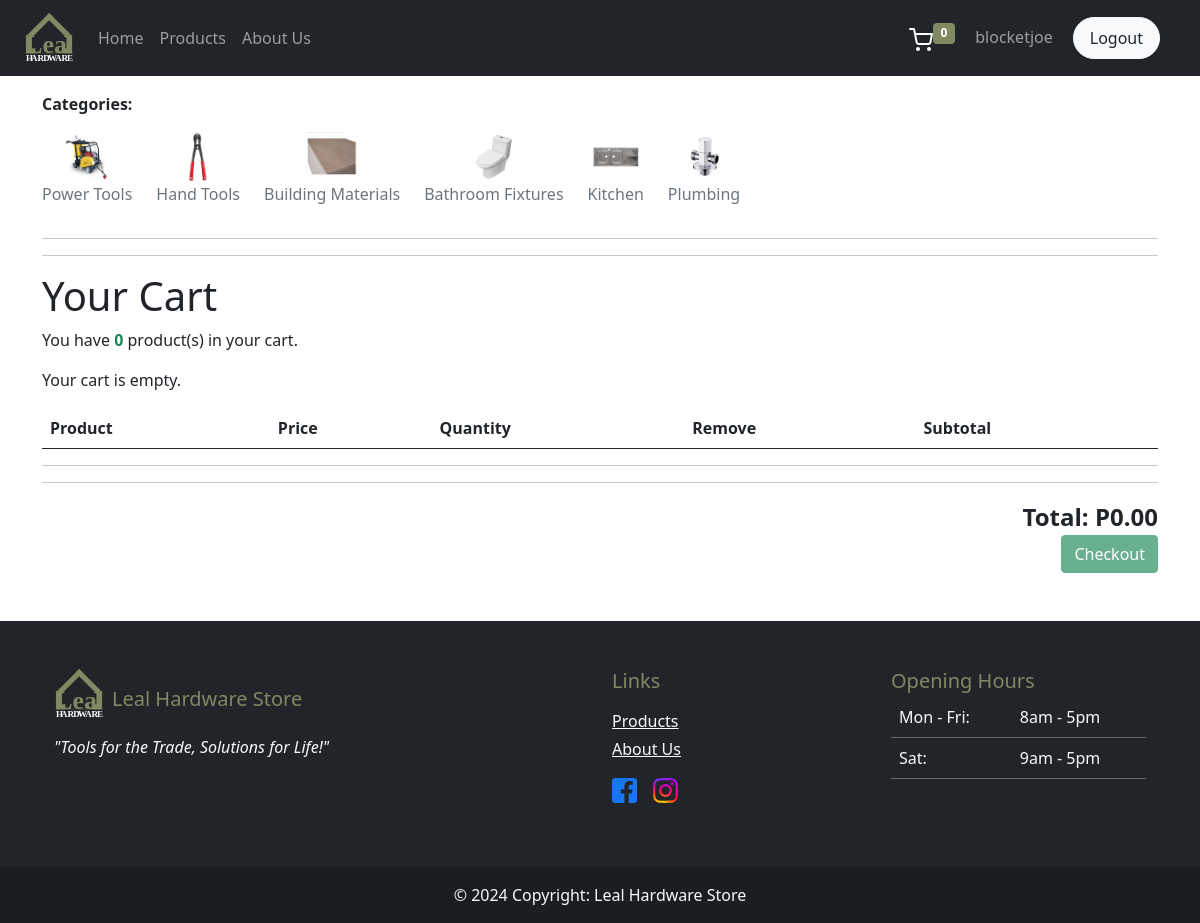
The page /cart/ (signed in) on the database its author committed.
### dashboard/models.py (models this page shows, shortened)
class Category(models.Model):
    class Meta:
        verbose_name_plural = 'Category'
    name = models.CharField(max_length=100)
    image = models.ImageField(upload_to= 'category_images', null=True)

### dashboard/views.py (the view, shortened to what this page needs)
# urls.py: path('cart/', views.cart_view, name='cart'),
def cart_view(request):
    if not request.user.is_authenticated:
        messages.error(request, 'You must be logged in.')
        return HttpResponseRedirect('/login')
    cart, created = Cart.objects.get_or_create(user=request.user)
    cart_items = CartItems.objects.filter(cart=cart)
    cart_items_with_subtotals = []
    product_count = cart_items.count()
    total = 0
    context = {
        'cart_items': cart_items_with_subtotals,
        'total': total,
        'product_count': product_count,
        'cart_id': cart.unique_id,
    }
    return render(request, 'dashboard/cart.html', context)

### dashboard/context_processors.py (called while the page is built)
def cart_count_processor(request):
    if request.user.is_authenticated:
        user_cart = Cart.objects.filter(user=request.user).first()
        if user_cart:
            cart_count = CartItems.objects.filter(cart=user_cart).count()
        else:
            cart_count = 0
    else:
        cart_count = 0
    return {'cart_count': cart_count}

### dashboard/templatetags/custom_tags.py (called while the page is built)
@register.simple_tag
def get_categories():
    return Category.objects.all()

@register.filter
def to_float(value):
    try:
        float_value = float(value)
        return "{:.2f}".format(float_value)
    except (ValueError, TypeError):
        return ""

### templates/dashboard/cart.html (shortened to what this page needs)
{% extends '../components/master.html' %}
{% load custom_tags %}
{% block content %}
<div class="container-fluid pb-5 mt-3">
    {% include '../components/category_list.html' %}
    <div class="container">
        <hr>
        <h1>Your Cart</h1>
        <span>You have <span class="text-success fw-bold">{{ product_count }}</span> product(s) in your cart.</span>
    </div>
    <div class="container mt-3">
        <table class="table table-striped table-responsive" style="width: 100%;">
            <thead>
                <tr>
                    <th scope="col" colspan="2">Product</th>
                    <th scope="col">Price</th>
                    <th scope="col">Quantity</th>
                    <th scope="col">Remove</th>
                    <th scope="col">Subtotal</th>
                </tr>
            </thead>
            <tbody>
                {% for item in cart_items %}
                <tr>
                    <td class=""><a class="d-none d-md-block" href="{% url 'category_product_detail' item.item.product.id %}"><img class="img-thumbnail"
                                src="/media/{{ item.item.product.image }}" alt="{{ item.item.product.name }}"
                                width="100" height="100"></a></td>
                    <td>
                        <h6><a href="{% url 'category_product_detail' item.item.product.id %}">{{ item.item.product.name}}</a></h6>
                    </td>
                    <td class="price" data-title="Price">
                        <span>P</span><span class="subtotal">{{ item.item.product.price|to_float }}</span>
                    </td>
                    <td>
                        <input class="w-50 quantity-input" min="1" type="number" value="{{ item.item.quantity }}"
                            data-item-id="{{ item.item.id }}">
                    </td>
                    <td><a class="btn btn-danger" href="{% url 'remove_from_cart' item.item.id %}">Remove</a></td>
                    <td>
                        <span>P</span><span class="subtotal-amount">{{ item.subtotal|to_float }}</span>
                    </td>
                    {% empty %}
                    <p>Your cart is empty.</p>
                {% endfor %}
            </tbody>
        </table>
        <hr><hr>
        <div class="total fw-bold fs-4 text-end">Total: P<span id="total">{{ total|to_float }}</span></div>
        <div class="text-end">
            {% if product_count > 0 %}
            <a class="btn btn-success" href="{% url 'checkout_page' cart_id %}">Proceed to checkout</a>
            {% else %}
            <a class="btn btn-success disabled" href="{% url 'checkout_page' cart_id %}">Checkout</a>
            {% endif %}
        </div>
    </div>
</div>
{% endblock %}

### templates/components/navbar.html (shortened to what this page needs)
<nav class="navbar navbar-expand-md navbar-dark bg-dark">
  <div class="container-fluid px-3">
    <a class="navbar-brand ms-2" href="/"><img src="/media/stock_images/logo_white.svg" alt="" width="50" height="50"></a>
    <div class="collapse navbar-collapse" id="navbarSupportedContent">
      {% if user.is_staff or user.is_superuser %}
      <ul class="navbar-nav me-auto mb-2 mb-lg-0">
        <li class="nav-item">
          <a class="nav-link {% if request.path == '/dashboard/' %}active{% endif %}" aria-current="page" href="{% url 'db-index' %}">Dashboard</a>
        </li>
        <li class="nav-item">
          <a class="nav-link {% if request.path == '/user/' %}active{% endif %}" href="{% url 'db-user' %}">Users</a>
        </li>
        <li class="nav-item">
          <a class="nav-link {% if request.path == '/product/' %}active{% endif %}" href="{% url 'db-product' %}">Products</a>
        </li>
        <li class="nav-item">
          <a class="nav-link {% if request.path == '/order/' %}active{% endif %}" href="{% url 'db-order' %}">Orders</a>
        </li>
        <li class="nav-item">
          <a class="nav-link {% if request.path == '/db-category/' %}active{% endif %}" href="{% url 'db-category' %}">Category</a>
        </li>
        <li class="nav-item">
          <a class="nav-link {% if request.path == '/sales/' %}active{% endif %}" href="{% url 'db-sales' %}">Sales</a>
        </li>
      </ul>
      {% else %}
      <ul class="navbar-nav me-auto mb-2 mb-lg-0">
        <li class="nav-item">
          <a class="nav-link {% if request.path == '/' %}active{% endif %}" aria-current="page" href="{% url 'db-index' %}">Home</a>
        </li>
        <li class="nav-item">
          <a class="nav-link {% if request.path == '/products/' %}active{% endif %}" aria-current="page" href="{% url 'db-customer_products' %}">Products</a>
        </li>
        <li class="nav-item">
          <a class="nav-link {% if request.path == '/about/' %}active{% endif %}" aria-current="page" href="{% url 'db-about' %}">About Us</a>
        </li>
      </ul>
      {% endif %}
      <ul class="navbar-nav mb-2 mb-lg-0 gap-1">
        {% if not user.is_authenticated and user.is_staff or user.is_superuser %}
        {% else %}
          <li class="nav-item d-flex flex-row align-items-center">
          <a class="text-decoration-none text-success nav-link {% if request.path == '/cart/' %}active{% endif %}" href="{% url 'cart' %}"><img src="/media/stock_images/cart.svg" alt=""><sup class="badge" style="background-color: #818963;">{{ cart_count }}</sup></a>
          </li>
        {% endif %}
      {% if user.is_authenticated %}
        <li class="nav-item d-flex flex-row">
          <a href="{% url 'user-profile' %}" class="nav-link">{{ user.username }}</a>
        </li>
        <li class="nav-item">
          <form action="{% url 'user-logout' %}" method="POST">
            <button class="nav-link btn btn-light text-dark rounded-pill px-3 me-4 ms-2" type ="submit">Logout</button>
          </form>
        </li>
      </ul>
      {% endif %}
    </div>
  </div>
</nav>

### templates/components/category_list.html
{% load custom_tags %}
<section class="category">
    <div class="container">
        <p class="fw-bold">Categories:</p>
        <div class="row d-flex flex-nowrap overflow-auto">
            {% get_categories as categories %}
            {% for cat in categories %}
            <div class="col-auto text-center">
                <a class="category-link text-decoration-none link-secondary" href="{% url 'category_detail' cat.id %}">
                    <img src="/media/{{ cat.image }}" alt="{{ cat.name }}" width="50" height="50">
                    <p>{{ cat.name }}</p>
                </a>
            </div>
            {% endfor %}
        </div>
        <hr>
    </div>
</section>

### rows shown on the page
Category: image (picture), name "Power Tools"
Category: image (picture), name "Hand Tools"
Category: image (picture), name "Building Materials"
Category: image (picture), name "Bathroom Fixtures"
Category: image (picture), name "Kitchen"
Category: image (picture), name "Plumbing"

### other values the page prints
{{ cart_count }} "0"
{{ user.username }} "blocketjoe"
{{ product_count }} "0"
{{ total|to_float }} "0.00"
